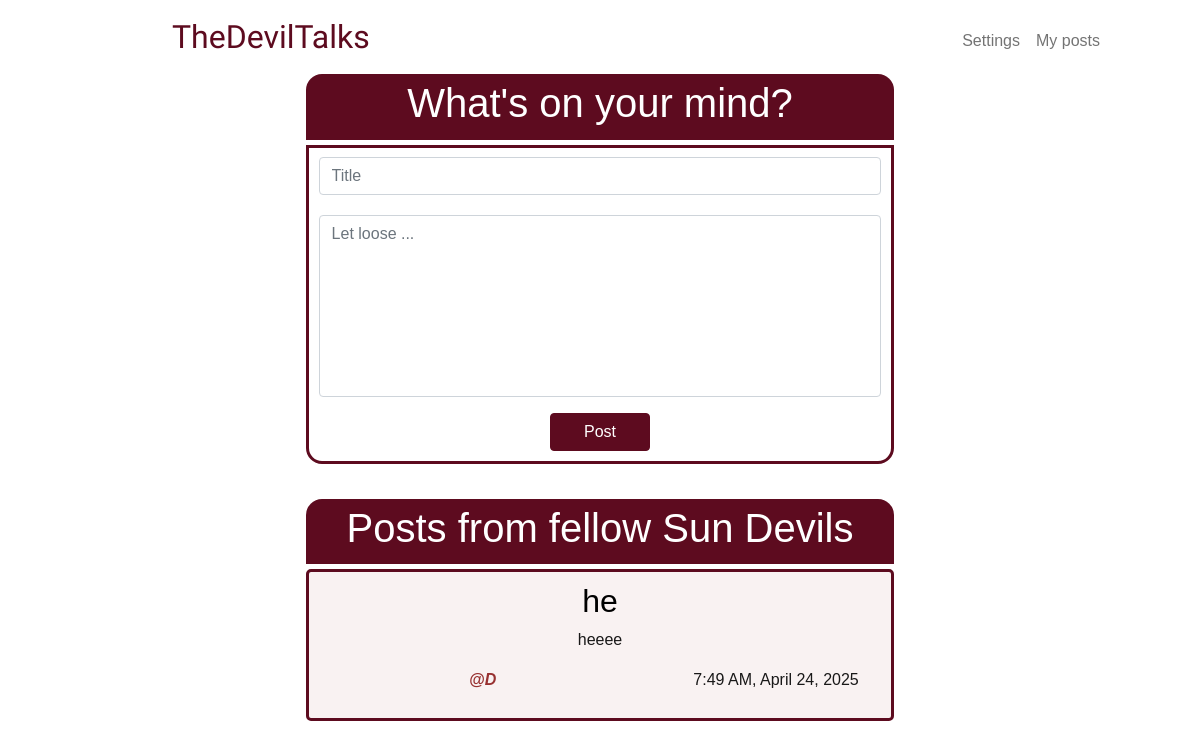
Before: / (signed in) with the older database file.
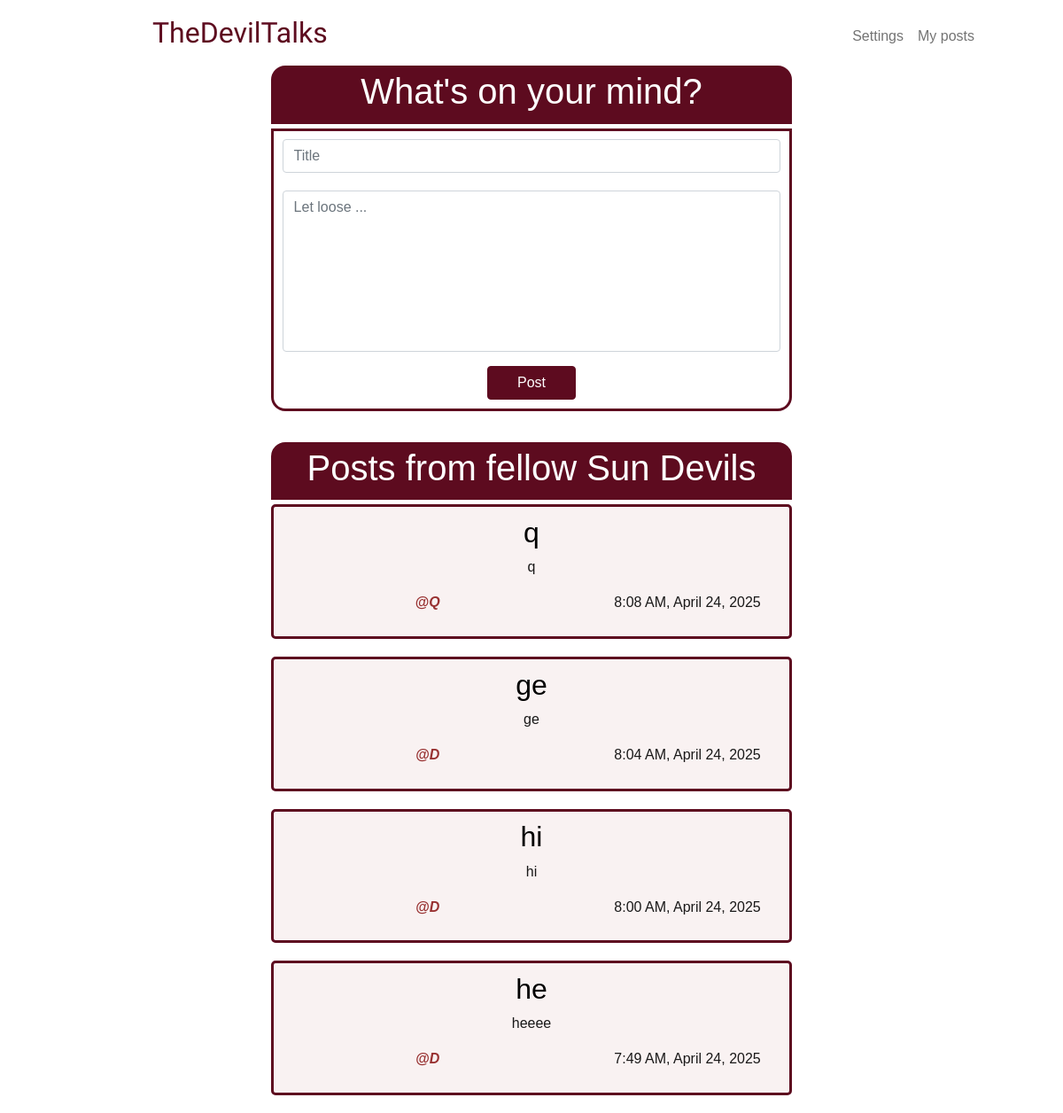
After: the same page with the newer database file.
### tables this page shows
CREATE TABLE posts (
    id INTEGER PRIMARY KEY AUTOINCREMENT NOT NULL,
    user_id INTEGER NOT NULL,
    title TEXT NOT NULL, 
    content TEXT NOT NULL,
    time_stamp DATETIME DEFAULT CURRENT_TIMESTAMP,
    FOREIGN KEY (user_id) REFERENCES users(id) ON DELETE CASCADE
);

CREATE TABLE users (
    id INTEGER PRIMARY KEY AUTOINCREMENT NOT NULL,
    username TEXT UNIQUE NOT NULL,
    hashed_password TEXT NOT NULL,
    joined_at DATETIME NOT NULL DEFAULT CURRENT_TIMESTAMP,
    is_admin BOOLEAN DEFAULT FALSE
);

### app.py (the view)
@app.route("/", methods=["GET", "POST"])
@login_required
def home():
    fetch_query = """
            SELECT
                posts.id,
                posts.title,
                posts.content,
                posts.time_stamp,
                users.username
            FROM posts
            JOIN users ON posts.user_id = users.id
            ORDER BY posts.time_stamp DESC;
            """
    if request.method == "POST":
        title = request.form.get("title")
        content = request.form.get("content")
        if not title:
            error_title = "*Add a title"
            posts = db.execute(fetch_query)
            return render_template("home.html", error_title=error_title, posts=posts, content=content)
        if not content:
            error_content = "Write a comment."
            posts = db.execute(fetch_query)
            return render_template("home.html", error_content=error_content, posts=posts, title=title)
        title = request.form.get("title")
        content = request.form.get("content")
        db.execute("INSERT INTO posts (user_id, title, content) VALUES (?, ?, ?)",
                    session["user_id"], title, content)
        posts = db.execute(fetch_query)
        return render_template("home.html", posts=posts)
    else:
        posts = db.execute(fetch_query)
        return render_template("home.html", posts=posts)

### app.py (called while the page is built)
def login_required(f):
    @wraps(f)
    def decorated_function(*args, **kwargs):
        if session.get("user_id") is None:
            return redirect("/login")
        return f(*args, **kwargs)
    return decorated_function

@app.template_filter("format_datetime")
def format_datetime(date_time):
    try:
        parsed_date_time = datetime.strptime(date_time, "%Y-%m-%d %H:%M:%S")
        if platform.system() == "Windows":
            format = "%#I:%M %p, %B %d, %Y" # Hashtag instead of '-'
        else:
            format = "%-I:%M %p, %B %d, %Y" # UNIX OS: '-' instead of Hashtag
        return parsed_date_time.strftime(format)
    except Exception:
        return date_time

### templates/home.html (shortened to what this page needs)
{% extends "layout.html" %}
{% block main %}
    <div class="users-post-header">
        <h1> What's on your mind? </h1>
    </div>
    <div class="users-post-container">
        <form action="/" method="post">
            <div class="mb-3">
                <input class="form-control" id="title" name="title" placeholder="Title" type="text" value="{{ title }}">
            </div>
            <div class="mb-3">
                <textarea class="form-control" id="content" name="content" placeholder="Let loose ..." rows = "7" maxlength="500" style="resize: none" >{{ content }}</textarea>
            </div>
            <button class="btn btn-primary main-button" id="home-button" type="submit"> Post </button>
        </form>
    </div>
    <div class="others-post-header">
        <h1> Posts from fellow Sun Devils </h1>
    </div>
    <div>
        {% for post in posts %}
            <div class="others-post-container">
                <h2> {{ post["title"] }} </h2>
                <p> {{ post["content"] }} </p>
                <div class="row">
                    <div class="column left">
                        <p class="username"><strong> @{{ post["username"] }} </strong></p>
                    </div>
                    <div class="column right">
                        <p> {{ post["time_stamp"] | format_datetime }} </p>
                    </div>
                </div>
            </div>
        {% endfor %}
    </div>
{% endblock %}

### templates/layout.html (shortened to what this page needs)
<!DOCTYPE html>
<html lang="en">
    <head>
        <link href="https://cdn.jsdelivr.net/npm/bootstrap@5.1.3/dist/css/bootstrap.min.css" rel="stylesheet">
        <link href="/static/styles.css" rel="stylesheet">
    </head>
    <body>
        <nav class="bg-light navbar navbar-expand-md navbar-light" id="white-bg">
            <div class="container-fluid">
                <a class="navbar-brand" href="/" id="logo">TheDevilTalks</a>
                <div class="collapse navbar-collapse" id="navbar">
                    {% if session["user_id"] %}
                        <ul class="navbar-nav ms-auto mt-2 rem5-right-padding" >
                            <li class="nav-item"><a class="nav-link" href="/setting">Settings</a></li>
                            <li class="nav-item"><a class="nav-link" href="/my-posts"> My posts </a></li>
                        </ul>
                    {% else %}
                        <ul class="navbar-nav ms-auto mt-1 rem5-right-padding">
                            <li class="nav-item"><a class="nav-link" href="/register">Register</a></li>
                            <li class="nav-item"><a class="nav-link" href="/login">Log In</a></li>
                        </ul>
                    {% endif %}
                </div>
            </div>
        </nav>
        <main class="container-fluid text-center">
            {% block main %}{% endblock %}
        </main>
    </body>
</html>

### static/styles.css (style rules this page uses)
h1 { font-size: 40px; }
p { color:rgba(0, 0, 0, 0.9) ; }
* { font-family: Verdana, Geneva, Tahoma, sans-serif; }
#white-bg { background-color: white !important; }
nav .navbar-brand { font-size: xx-large; }
#logo { font-family: 'ZCOOL XiaoWei', serif !important; color: rgb(93, 11, 31); padding-left: 10rem; }
.users-post-header { background-color: rgb(93, 11, 31); color: rgb(255, 255, 255); margin: 0 25% 0 25%; padding: 0.3rem; text-align: center; border-radius: 1rem 1rem 0 0; }
.users-post-container { background-color: rgba(255, 255, 255, 0.9); border: solid; border-width: 3px; border-color: rgb(93, 11, 31); color: rgb(93, 11, 31); margin: 5px 25% 20px 25%; padding: 0.6rem; text-align: center; border-radius: 0 0 1rem 1rem; }
.others-post-header { background-color: rgb(93, 11, 31); color: rgb(255, 255, 255); margin: 35px 25% 0 25%; padding: 0.3rem; text-align: center; border-radius: 1rem 1rem 0 0; }
.others-post-container { background-color: rgba(128, 0, 0, 0.05); border: solid; border-width: 3px; border-color: rgb(93, 11, 31); color: rgb(0, 0, 0); margin: 5px 25% 20px 25%; padding: 0.6rem; text-align: center; border-radius: 5px; }
.main-button, .main-button:hover { background-color: rgb(93, 11, 31); color: rgb(255, 255, 255); border-color: rgb(93, 11, 31); width:100px; font-size: 16px; }
.username { color:rgba(128, 0, 0, 0.8); font-style: italic; }
.row { display: flex !important; }
.column { float: left; }
.left { width: 60% !important; }
.right { width: 40% !important; }
.rem5-right-padding { padding-right: 5rem !important; }
input { margin-bottom: 20px !important; }

Changed rows visible on the page:
added posts: title "q", content "q", username "Q", time_stamp "8:08 AM, April 24, 2025"
added posts: title "ge", content "ge", username "D", time_stamp "8:04 AM, April 24, 2025"
added posts: title "hi", content "hi", username "D", time_stamp "8:00 AM, April 24, 2025"
